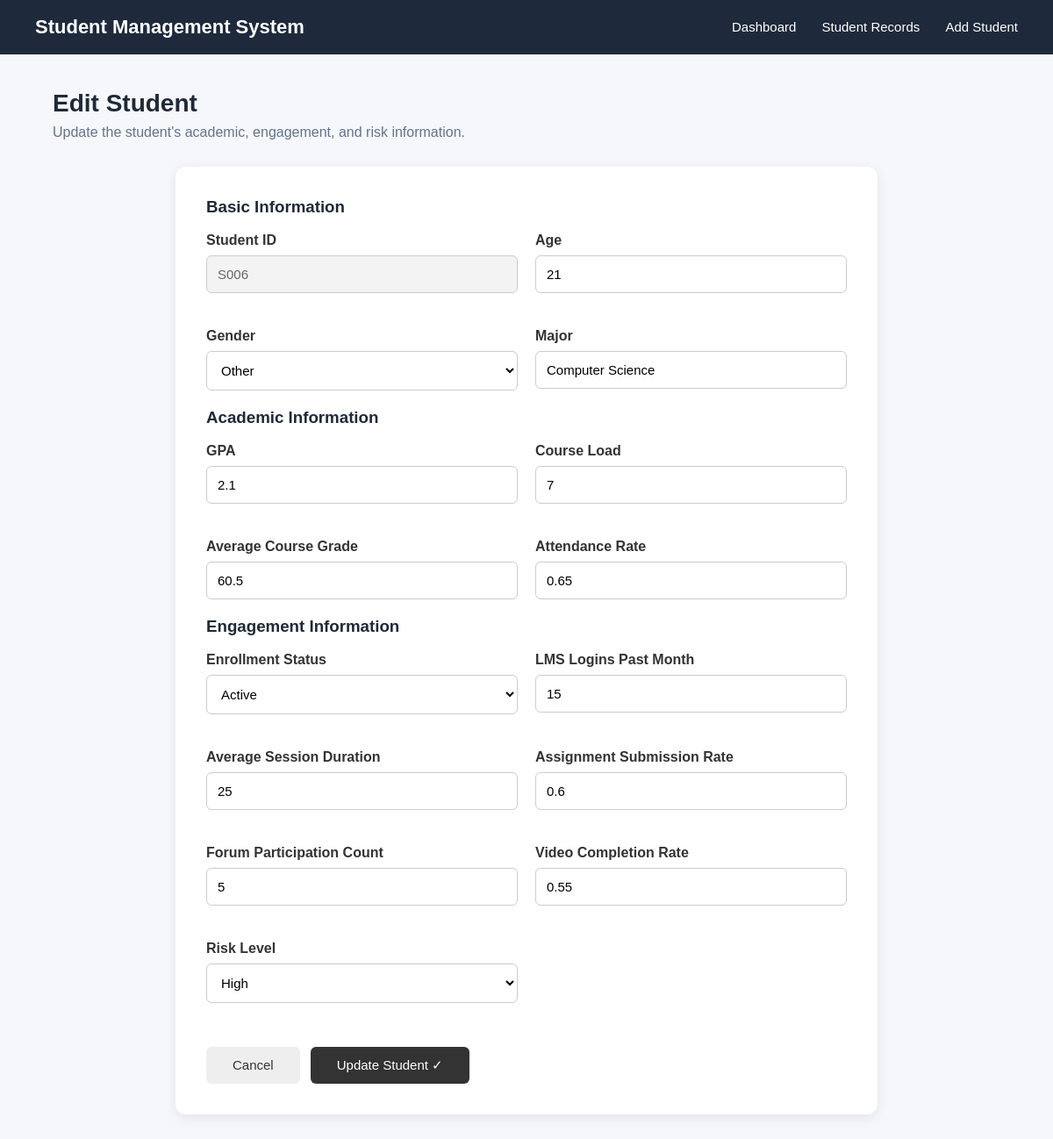
Screenshot of /edit/S006 (signed in) with the database file from the repository.
### tables this page shows
CREATE TABLE students (
            student_id TEXT PRIMARY KEY,
            age INTEGER,
            gender TEXT,
            major TEXT,
            GPA REAL,
            course_load INTEGER,
            avg_course_grade REAL,
            attendance_rate REAL,
            enrollment_status TEXT,
            lms_logins_past_month INTEGER,
            avg_session_duration_minutes INTEGER,
            assignment_submission_rate REAL,
            forum_participation_count INTEGER,
            video_completion_rate REAL,
            risk_level TEXT
        );

### app.py (the view, shortened to what this page needs)
@app.route(
    "/edit/<student_id>",
    methods=[
        "GET",
        "POST"
    ]
)
@login_required
def edit_student(
    student_id
):
    connection = get_db_connection()
    student = connection.execute(
        """

        SELECT *

        FROM students

        WHERE student_id = ?

        """,
        (
            student_id,
        )
    ).fetchone()
    connection.close()
    return render_template(
        "edit_student.html",
        student=
            student
    )

### app.py (called while the page is built, shortened)
def login_required(route_function):
    @wraps(route_function)
    def wrapper(*args, **kwargs):
        return route_function(
            *args,
            **kwargs
        )
    return wrapper

### database.py (called while the page is built)
def get_db_connection():
    connection = sqlite3.connect(DATABASE)
    connection.row_factory = sqlite3.Row
    return connection

### templates/edit_student.html (shortened to what this page needs)
<!DOCTYPE html>
<html lang="en">
<head>
    <link
        rel="stylesheet"
        href="{{ url_for('static', filename='style.css') }}"
    >
</head>
<body>
    <nav class="navbar">
        <h1>
            Student Management System
        </h1>
        <div>
            <a
                href="{{ url_for('dashboard') }}"
            >
                Dashboard
            </a>
            <a
                href="{{ url_for('students') }}"
            >
                Student Records
            </a>
            <a
                href="{{ url_for('add_student') }}"
            >
                Add Student
            </a>
        </div>
    </nav>
    <main class="container">
        <div class="page-title">
            <h2>
                Edit Student
            </h2>
            <p>
                Update the student's academic,
                engagement, and risk information.
            </p>
        </div>
        <div class="form-container">
            <form
                method="POST"
                action="{{ url_for(
                    'edit_student',
                    student_id=student['student_id']
                ) }}"
            >
                <h3>
                    Basic Information
                </h3>
                <br>
                <div class="form-grid">
                    <div class="form-group">
                        <label for="student_id">
                            Student ID
                        </label>
                        <input
                            type="text"
                            id="student_id"
                            name="student_id"
                            value="{{ student['student_id'] }}"
                            class="readonly-input"
                            readonly
                        >
                    </div>
                    <div class="form-group">
                        <label for="age">
                            Age
                        </label>
                        <input
                            type="number"
                            id="age"
                            name="age"
                            min="1"
                            max="100"
                            value="{{ student['age'] }}"
                            required
                        >
                    </div>
                    <div class="form-group">
                        <label for="gender">
                            Gender
                        </label>
                        <select
                            id="gender"
                            name="gender"
                            required
                        >
                            <option
                                value="Other"
                                {% if student['gender'] == 'Other' %}
                                selected
                                {% endif %}
                            >
                                Other
                            </option>
                        </select>
                    </div>
                    <div class="form-group">
                        <label for="major">
                            Major
                        </label>
                        <input
                            type="text"
                            id="major"
                            name="major"
                            value="{{ student['major'] }}"
                            required
                        >
                    </div>
                </div>
                <h3>
                    Academic Information
                </h3>
                <br>
                <div class="form-grid">
                    <div class="form-group">
                        <label for="GPA">
                            GPA
                        </label>
                        <input
                            type="number"
                            id="GPA"
                            name="GPA"
                            step="0.01"
                            min="0"
                            max="10"
                            value="{{ student['GPA'] }}"
                            required
                        >
                    </div>
                    <div class="form-group">
                        <label for="course_load">
                            Course Load
                        </label>
                        <input
                            type="number"
                            id="course_load"
                            name="course_load"
                            min="1"
                            value="{{ student['course_load'] }}"
                            required
                        >
                    </div>
                    <div class="form-group">
                        <label for="avg_course_grade">
                            Average Course Grade
                        </label>
                        <input
                            type="number"
                            id="avg_course_grade"
                            name="avg_course_grade"
                            step="0.1"
                            min="0"
                            max="100"
                            value="{{ student['avg_course_grade'] }}"
                            required
                        >
                    </div>
                    <div class="form-group">
                        <label for="attendance_rate">
                            Attendance Rate
                        </label>
                        <input
                            type="number"
                            id="attendance_rate"
                            name="attendance_rate"
                            step="0.01"
                            min="0"
                            max="1"
                            value="{{ student['attendance_rate'] }}"
                            required
                        >
                    </div>
                </div>
                <h3>
                    Engagement Information
                </h3>
                <br>
                <div class="form-grid">
                    <div class="form-group">
                        <label for="enrollment_status">
                            Enrollment Status
                        </label>
                        <select
                            id="enrollment_status"
                            name="enrollment_status"
                            required
                        >
                            <option
                                value="Active"
                            >
                                Active
                            </option>
                        </select>
                    </div>
                    <div class="form-group">
                        <label for="lms_logins_past_month">
                            LMS Logins Past Month
                        </label>
                        <input
                            type="number"
                            id="lms_logins_past_month"
                            name="lms_logins_past_month"
                            min="0"
                            value="{{ student['lms_logins_past_month'] }}"
                            required
                        >
                    </div>
                    <div class="form-group">
                        <label for="avg_session_duration_minutes">
                            Average Session Duration
                        </label>
                        <input
                            type="number"
                            id="avg_session_duration_minutes"
                            name="avg_session_duration_minutes"
                            min="0"
                            value="{{ student['avg_session_duration_minutes'] }}"
                            required
                        >
                    </div>
                    <div class="form-group">
                        <label for="assignment_submission_rate">
                            Assignment Submission Rate
                        </label>
                        <input
                            type="number"
                            id="assignment_submission_rate"
                            name="assignment_submission_rate"
                            step="0.01"
                            min="0"
                            max="1"
                            value="{{ student['assignment_submission_rate'] }}"
                            required
                        >
                    </div>
                    <div class="form-group">
                        <label for="forum_participation_count">
                            Forum Participation Count
                        </label>
                        <input
                            type="number"
                            id="forum_participation_count"
                            name="forum_participation_count"
                            min="0"
                            value="{{ student['forum_participation_count'] }}"
                            required
                        >
                    </div>
                    <div class="form-group">
                        <label for="video_completion_rate">
                            Video Completion Rate
                        </label>
                        <input
                            type="number"
                            id="video_completion_rate"
                            name="video_completion_rate"
                            step="0.01"
                            min="0"
                            max="1"
                            value="{{ student['video_completion_rate'] }}"
                            required
                        >
                    </div>
                    <div class="form-group">
                        <label for="risk_level">
                            Risk Level
                        </label>
                        <select
                            id="risk_level"
                            name="risk_level"
                            required
                        >
                            <option
                                value="High"
                                {% if student['risk_level'] == 'High' %}
                                selected
                                {% endif %}
                            >
                                High
                            </option>
                        </select>
                    </div>
                </div>
                <div class="button-container">
                    <a
                        href="{{ url_for(
                            'student_details',
                            student_id=student['student_id']
                        ) }}"
                        class="cancel-button"
                    >
                        Cancel
                    </a>
                    <button
                        type="submit"
                        class="update-button"
                    >
                        Update Student ✓
                    </button>
                </div>
            </form>
        </div>
    </main>
</body>
</html>

### static/style.css (style rules this page uses)
* { margin: 0; padding: 0; box-sizing: border-box; }
body { font-family: Arial, sans-serif; background-color: #f5f7fb; color: #1f2937; }
.navbar { background-color: #1e293b; color: white; padding: 18px 40px; display: flex; justify-content: space-between; align-items: center; }
.navbar h1 { font-size: 22px; }
.navbar a { color: white; text-decoration: none; margin-left: 25px; font-size: 15px; }
.container { width: 90%; max-width: 1400px; margin: 40px auto; }
.page-title { margin-bottom: 30px; }
.page-title h2 { font-size: 28px; margin-bottom: 8px; }
.page-title p { color: #64748b; }

### templates/edit_student.html (style rules this page uses)
.form-container { max-width: 800px; margin: 30px auto; background: white; padding: 35px; border-radius: 12px; box-shadow: 0 4px 15px rgba(0, 0, 0, 0.08); }
.form-group { margin-bottom: 20px; }
.form-group label { display: block; margin-bottom: 8px; font-weight: 600; color: #333; }
.form-group input, .form-group select { width: 100%; padding: 12px; border: 1px solid #ccc; border-radius: 6px; font-size: 15px; box-sizing: border-box; background: white; }
.form-grid { display: grid; grid-template-columns: 1fr 1fr; gap: 20px; }
.readonly-input { background: #f3f3f3 !important; color: #666; cursor: not-allowed; }
.button-container { display: flex; gap: 12px; margin-top: 30px; }
.update-button { padding: 12px 30px; background: #333; color: white; border: none; border-radius: 6px; cursor: pointer; font-size: 15px; }
.cancel-button { padding: 12px 30px; background: #eee; color: #333; border-radius: 6px; text-decoration: none; font-size: 15px; display: inline-block; }

### rows the page displays
students: student_id "S006", age "21", gender "Other", major "Computer Science", GPA "2.1", course_load "7", avg_course_grade "60.5", attendance_rate "0.65", lms_logins_past_month "15", avg_session_duration_minutes "25", assignment_submission_rate "0.6", forum_participation_count "5", video_completion_rate "0.55", risk_level "High"
